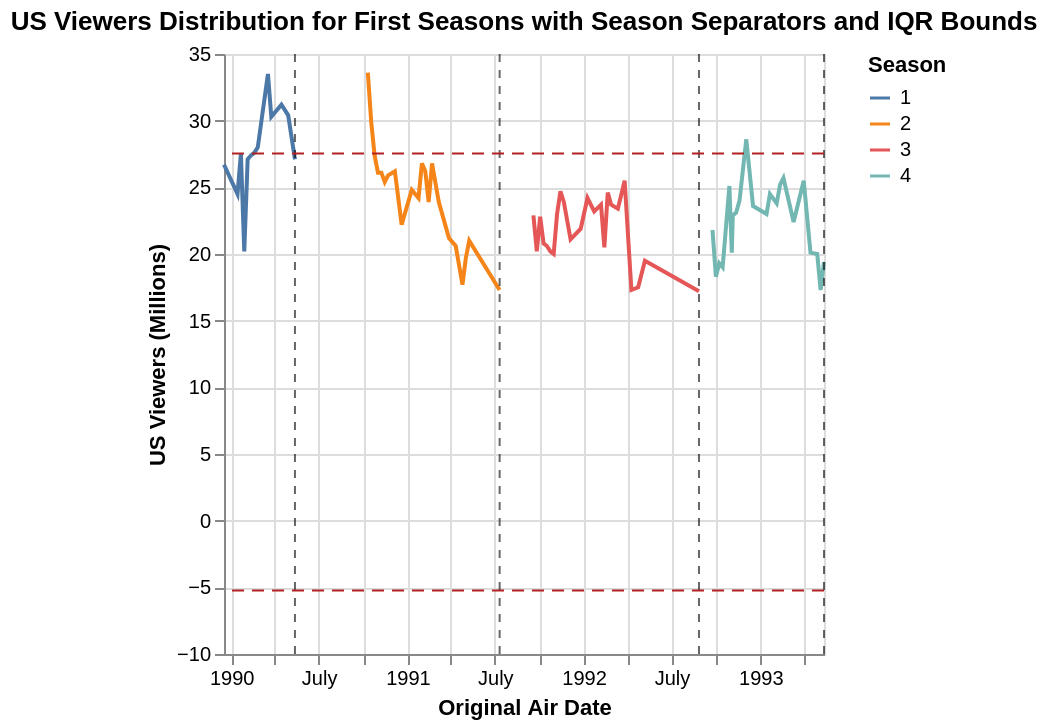

Source (notebook cell):
### Code cell
first_seasons = df[df["season"] < 5].copy()
first_seasons = first_seasons.sort_values(["season", "original_air_date"])

line = (
    alt.Chart(first_seasons)
    .transform_filter("isValid(datum.us_viewers_in_millions)")
    .mark_line()
    .encode(
        x=alt.X("original_air_date:T", title="Original Air Date"),
        y=alt.Y("us_viewers_in_millions:Q", title="US Viewers (Millions)"),
        color=alt.Color("season:N", title="Season")
    )
)

# Vertical separators at the last episode of each season
season_separators = alt.Chart(
    first_seasons[first_seasons["is_last_episode"] == 1]
).mark_rule(color="black", strokeDash=[4, 4], opacity=0.6).encode(
    x=alt.X("original_air_date:T")
)

# Horizontal lower/upper bounds
bounds_df = pd.DataFrame(
    {
        "bound": [lb, ub],
        "label": ["Lower bound", "Upper bound"]
    }
)
bounds = alt.Chart(bounds_df).mark_rule(color="firebrick", strokeDash=[6, 4]).encode(
    y=alt.Y("bound:Q"),
    detail="label:N",
    tooltip=["label:N", alt.Tooltip("bound:Q", format=".2f")]
 )

chart = (line + season_separators + bounds).properties(
    title="US Viewers Distribution for First Seasons with Season Separators and IQR Bounds"
 )

chart

### Figure 1 — Vega-Lite specification as saved in the notebook (floating-point values rounded to 4 significant figures)
{"config": {"view": {"continuousWidth": 300, "continuousHeight": 300}}, "layer": [{"data": {"name": "data-32859ffc2936c783e6862b5147427b23"}, "mark": {"type": "line"}, "encoding": {"color": {"field": "season", "title": "Season", "type": "nominal"}, "x": {"field": "original_air_date", "title": "Original Air Date", "type": "temporal"}, "y": {"field": "us_viewers_in_millions", "title": "US Viewers (Millions)", "type": "quantitative"}}, "transform": [{"filter": "isValid(datum.us_viewers_in_millions)"}]}, {"data": {"name": "data-2f73db1ecb87d3457424fe23688dfd42"}, "mark": {"type": "rule", "color": "black", "opacity": 0.6, "strokeDash": [4, 4]}, "encoding": {"x": {"field": "original_air_date", "type": "temporal"}}}, {"data": {"name": "data-a21eb7a14d68d1631b75f22d06e70cc9"}, "mark": {"type": "rule", "color": "firebrick", "strokeDash": [6, 4]}, "encoding": {"detail": {"field": "label", "type": "nominal"}, "tooltip": [{"field": "label", "type": "nominal"}, {"field": "bound", "format": ".2f", "type": "quantitative"}], "y": {"field": "bound", "type": "quantitative"}}}], "title": "US Viewers Distribution for First Seasons with Season Separators and IQR Bounds", "$schema": "https://vega.github.io/schema/vega-lite/v5.20.1.json", "datasets": {"data-32859ffc2936c783e6862b5147427b23": [{"season": 1, "number_in_season": 1, "number_in_series": 1, "original_air_date": "1989-12-17T00:00:00", "day_aired": "Sunday", "imdb_rating": 8.2, "us_viewers_in_millions": 26.7, "title": "Simpsons Roasting on an Open Fire", "is_last_episode": 0}, {"season": 1, "number_in_season": 2, "number_in_series": 2, "original_air_date": "1990-01-14T00:00:00", "day_aired": "Sunday", "imdb_rating": 7.8, "us_viewers_in_millions": 24.5, "title": "Bart the Genius", "is_last_episode": 0}, {"season": 1, "number_in_season": 3, "number_in_series": 3, "original_air_date": "1990-01-21T00:00:00", "day_aired": "Sunday", "imdb_rating": 7.5, "us_viewers_in_millions": 27.5, "title": "Homer's Odyssey", "is_last_episode": 0}, {"season": 1, "number_in_season": 4, "number_in_series": 4, "original_air_date": "1990-01-28T00:00:00", "day_aired": "Sunday", "imdb_rating": 7.8, "us_viewers_in_millions": 20.2, "title": "There's No Disgrace Like Home", "is_last_episode": 0}, {"season": 1, "number_in_season": 5, "number_in_series": 5, "original_air_date": "1990-02-04T00:00:00", "day_aired": "Sunday", "imdb_rating": 8.1, "us_viewers_in_millions": 27.1, "title": "Bart the General", "is_last_episode": 0}, {"season": 1, "number_in_season": 6, "number_in_series": 6, "original_air_date": "1990-02-11T00:00:00", "day_aired": "Sunday", "imdb_rating": 7.6, "us_viewers_in_millions": 27.4, "title": "Moaning Lisa", "is_last_episode": 0}, {"season": 1, "number_in_season": 7, "number_in_series": 7, "original_air_date": "1990-02-18T00:00:00", "day_aired": "Sunday", "imdb_rating": 7.9, "us_viewers_in_millions": 27.6, "title": "The Call of the Simpsons", "is_last_episode": 0}, {"season": 1, "number_in_season": 8, "number_in_series": 8, "original_air_date": "1990-02-25T00:00:00", "day_aired": "Sunday", "imdb_rating": 7.7, "us_viewers_in_millions": 28.0, "title": "The Telltale Head", "is_last_episode": 0}, {"season": 1, "number_in_season": 9, "number_in_series": 9, "original_air_date": "1990-03-18T00:00:00", "day_aired": "Sunday", "imdb_rating": 7.5, "us_viewers_in_millions": 33.5, "title": "Life on the Fast Lane", "is_last_episode": 0}, {"season": 1, "number_in_season": 10, "number_in_series": 10, "original_air_date": "1990-03-25T00:00:00", "day_aired": "Sunday", "imdb_rating": 7.4, "us_viewers_in_millions": 30.3, "title": "Homer's Night Out", "is_last_episode": 0}, {"season": 1, "number_in_season": 11, "number_in_series": 11, "original_air_date": "1990-04-15T00:00:00", "day_aired": "Sunday", "imdb_rating": 7.8, "us_viewers_in_millions": 31.2, "title": "The Crepes of Wrath", "is_last_episode": 0}, {"season": 1, "number_in_season": 12, "number_in_series": 12, "original_air_date": "1990-04-29T00:00:00", "day_aired": "Sunday", "imdb_rating": 8.3, "us_viewers_in_millions": 30.4, "title": "Krusty Gets Busted", "is_last_episode": 0}, {"season": 1, "number_in_season": 13, "number_in_series": 13, "original_air_date": "1990-05-13T00:00:00", "day_aired": "Sunday", "imdb_rating": 7.9, "us_viewers_in_millions": 27.1, "title": "Some Enchanted Evening", "is_last_episode": 1}, {"season": 2, "number_in_season": 1, "number_in_series": 14, "original_air_date": "1990-10-11T00:00:00", "day_aired": "Thursday", "imdb_rating": 8.2, "us_viewers_in_millions": 33.6, "title": "Bart Gets an \"F\"", "is_last_episode": 0}, {"season": 2, "number_in_season": 2, "number_in_series": 15, "original_air_date": "1990-10-18T00:00:00", "day_aired": "Thursday", "imdb_rating": 8.3, "us_viewers_in_millions": 29.9, "title": "Simpson and Delilah", "is_last_episode": 0}, {"season": 2, "number_in_season": 3, "number_in_series": 16, "original_air_date": "1990-10-25T00:00:00", "day_aired": "Thursday", "imdb_rating": 8.2, "us_viewers_in_millions": 27.4, "title": "Treehouse of Horror", "is_last_episode": 0}, {"season": 2, "number_in_season": 4, "number_in_series": 17, "original_air_date": "1990-11-01T00:00:00", "day_aired": "Thursday", "imdb_rating": 8.1, "us_viewers_in_millions": 26.1, "title": "Two Cars in Every Garage and Three Eyes on Every Fish", "is_last_episode": 0}, {"season": 2, "number_in_season": 5, "number_in_series": 18, "original_air_date": "1990-11-08T00:00:00", "day_aired": "Thursday", "imdb_rating": 7.5, "us_viewers_in_millions": 26.1, "title": "Dancin' Homer", "is_last_episode": 0}, {"season": 2, "number_in_season": 6, "number_in_series": 19, "original_air_date": "1990-11-15T00:00:00", "day_aired": "Thursday", "imdb_rating": 8.0, "us_viewers_in_millions": 25.4, "title": "Dead Putting Society", "is_last_episode": 0}, {"season": 2, "number_in_season": 7, "number_in_series": 20, "original_air_date": "1990-11-22T00:00:00", "day_aired": "Thursday", "imdb_rating": 7.7, "us_viewers_in_millions": 25.9, "title": "Bart vs. Thanksgiving", "is_last_episode": 0}, {"season": 2, "number_in_season": 8, "number_in_series": 21, "original_air_date": "1990-12-06T00:00:00", "day_aired": "Thursday", "imdb_rating": 8.4, "us_viewers_in_millions": 26.2, "title": "Bart the Daredevil", "is_last_episode": 0}, {"season": 2, "number_in_season": 9, "number_in_series": 22, "original_air_date": "1990-12-20T00:00:00", "day_aired": "Thursday", "imdb_rating": 8.1, "us_viewers_in_millions": 22.2, "title": "Itchy & Scratchy & Marge", "is_last_episode": 0}, {"season": 2, "number_in_season": 10, "number_in_series": 23, "original_air_date": "1991-01-10T00:00:00", "day_aired": "Thursday", "imdb_rating": 7.8, "us_viewers_in_millions": 24.8, "title": "Bart Gets Hit by a Car", "is_last_episode": 0}, {"season": 2, "number_in_season": 11, "number_in_series": 24, "original_air_date": "1991-01-24T00:00:00", "day_aired": "Thursday", "imdb_rating": 8.8, "us_viewers_in_millions": 24.2, "title": "One Fish, Two Fish, Blowfish, Blue Fish", "is_last_episode": 0}, {"season": 2, "number_in_season": 12, "number_in_series": 25, "original_air_date": "1991-01-31T00:00:00", "day_aired": "Thursday", "imdb_rating": 8.2, "us_viewers_in_millions": 26.8, "title": "The Way We Was", "is_last_episode": 0}, {"season": 2, "number_in_season": 13, "number_in_series": 26, "original_air_date": "1991-02-07T00:00:00", "day_aired": "Thursday", "imdb_rating": 8.0, "us_viewers_in_millions": 26.2, "title": "Homer vs. Lisa and the 8th Commandment", "is_last_episode": 0}, {"season": 2, "number_in_season": 14, "number_in_series": 27, "original_air_date": "1991-02-14T00:00:00", "day_aired": "Thursday", "imdb_rating": 7.5, "us_viewers_in_millions": 23.9, "title": "Principal Charming", "is_last_episode": 0}, {"season": 2, "number_in_season": 15, "number_in_series": 28, "original_air_date": "1991-02-21T00:00:00", "day_aired": "Thursday", "imdb_rating": 8.2, "us_viewers_in_millions": 26.8, "title": "Oh Brother, Where Art Thou?", "is_last_episode": 0}, {"season": 2, "number_in_season": 16, "number_in_series": 29, "original_air_date": "1991-03-07T00:00:00", "day_aired": "Thursday", "imdb_rating": 7.5, "us_viewers_in_millions": 23.9, "title": "Bart's Dog Gets an \"F\"", "is_last_episode": 0}, {"season": 2, "number_in_season": 17, "number_in_series": 30, "original_air_date": "1991-03-28T00:00:00", "day_aired": "Thursday", "imdb_rating": 7.6, "us_viewers_in_millions": 21.2, "title": "Old Money", "is_last_episode": 0}, {"season": 2, "number_in_season": 18, "number_in_series": 31, "original_air_date": "1991-04-11T00:00:00", "day_aired": "Thursday", "imdb_rating": 8.0, "us_viewers_in_millions": 20.6, "title": "Brush with Greatness", "is_last_episode": 0}, {"season": 2, "number_in_season": 19, "number_in_series": 32, "original_air_date": "1991-04-25T00:00:00", "day_aired": "Thursday", "imdb_rating": 8.5, "us_viewers_in_millions": 17.7, "title": "Lisa's Substitute", "is_last_episode": 0}, {"season": 2, "number_in_season": 20, "number_in_series": 33, "original_air_date": "1991-05-02T00:00:00", "day_aired": "Thursday", "imdb_rating": 7.9, "us_viewers_in_millions": 19.7, "title": "The War of the Simpsons", "is_last_episode": 0}, {"season": 2, "number_in_season": 21, "number_in_series": 34, "original_air_date": "1991-05-09T00:00:00", "day_aired": "Thursday", "imdb_rating": 8.4, "us_viewers_in_millions": 21.0, "title": "Three Men and a Comic Book", "is_last_episode": 0}, {"season": 2, "number_in_season": 22, "number_in_series": 35, "original_air_date": "1991-07-11T00:00:00", "day_aired": "Thursday", "imdb_rating": 8.0, "us_viewers_in_millions": 17.3, "title": "Blood Feud", "is_last_episode": 1}, {"season": 3, "number_in_season": 1, "number_in_series": 36, "original_air_date": "1991-09-19T00:00:00", "day_aired": "Thursday", "imdb_rating": 8.6, "us_viewers_in_millions": 22.9, "title": "Stark Raving Dad", "is_last_episode": 0}, {"season": 3, "number_in_season": 2, "number_in_series": 37, "original_air_date": "1991-09-26T00:00:00", "day_aired": "Thursday", "imdb_rating": 7.7, "us_viewers_in_millions": 20.2, "title": "Mr. Lisa Goes to Washington", "is_last_episode": 0}, {"season": 3, "number_in_season": 3, "number_in_series": 38, "original_air_date": "1991-10-03T00:00:00", "day_aired": "Thursday", "imdb_rating": 8.2, "us_viewers_in_millions": 22.8, "title": "When Flanders Failed", "is_last_episode": 0}, {"season": 3, "number_in_season": 4, "number_in_series": 39, "original_air_date": "1991-10-10T00:00:00", "day_aired": "Thursday", "imdb_rating": 8.7, "us_viewers_in_millions": 20.8, "title": "Bart the Murderer", "is_last_episode": 0}, {"season": 3, "number_in_season": 5, "number_in_series": 40, "original_air_date": "1991-10-17T00:00:00", "day_aired": "Thursday", "imdb_rating": 8.5, "us_viewers_in_millions": 20.6, "title": "Homer Defined", "is_last_episode": 0}, {"season": 3, "number_in_season": 6, "number_in_series": 41, "original_air_date": "1991-10-24T00:00:00", "day_aired": "Thursday", "imdb_rating": 7.7, "us_viewers_in_millions": 20.2, "title": "Like Father, Like Clown", "is_last_episode": 0}, {"season": 3, "number_in_season": 7, "number_in_series": 42, "original_air_date": "1991-10-31T00:00:00", "day_aired": "Thursday", "imdb_rating": 8.2, "us_viewers_in_millions": 20.0, "title": "Treehouse of Horror II", "is_last_episode": 0}, {"season": 3, "number_in_season": 8, "number_in_series": 43, "original_air_date": "1991-11-07T00:00:00", "day_aired": "Thursday", "imdb_rating": 7.9, "us_viewers_in_millions": 23.0, "title": "Lisa's Pony", "is_last_episode": 0}, {"season": 3, "number_in_season": 9, "number_in_series": 44, "original_air_date": "1991-11-14T00:00:00", "day_aired": "Thursday", "imdb_rating": 7.9, "us_viewers_in_millions": 24.7, "title": "Saturdays of Thunder", "is_last_episode": 0}, {"season": 3, "number_in_season": 10, "number_in_series": 45, "original_air_date": "1991-11-21T00:00:00", "day_aired": "Thursday", "imdb_rating": 8.8, "us_viewers_in_millions": 23.9, "title": "Flaming Moe's", "is_last_episode": 0}, {"season": 3, "number_in_season": 11, "number_in_series": 46, "original_air_date": "1991-12-05T00:00:00", "day_aired": "Thursday", "imdb_rating": 8.2, "us_viewers_in_millions": 21.1, "title": "Burns Verkaufen der Kraftwerk", "is_last_episode": 0}, {"season": 3, "number_in_season": 12, "number_in_series": 47, "original_air_date": "1991-12-26T00:00:00", "day_aired": "Thursday", "imdb_rating": 8.2, "us_viewers_in_millions": 21.9, "title": "I Married Marge", "is_last_episode": 0}, {"season": 3, "number_in_season": 13, "number_in_series": 48, "original_air_date": "1992-01-09T00:00:00", "day_aired": "Thursday", "imdb_rating": 8.5, "us_viewers_in_millions": 24.2, "title": "Radio Bart", "is_last_episode": 0}, {"season": 3, "number_in_season": 14, "number_in_series": 49, "original_air_date": "1992-01-23T00:00:00", "day_aired": "Thursday", "imdb_rating": 8.0, "us_viewers_in_millions": 23.2, "title": "Lisa the Greek", "is_last_episode": 0}, {"season": 3, "number_in_season": 15, "number_in_series": 50, "original_air_date": "1992-02-06T00:00:00", "day_aired": "Thursday", "imdb_rating": 8.0, "us_viewers_in_millions": 23.7, "title": "Homer Alone", "is_last_episode": 0}, {"season": 3, "number_in_season": 16, "number_in_series": 51, "original_air_date": "1992-02-13T00:00:00", "day_aired": "Thursday", "imdb_rating": 8.3, "us_viewers_in_millions": 20.5, "title": "Bart the Lover", "is_last_episode": 0}, {"season": 3, "number_in_season": 17, "number_in_series": 52, "original_air_date": "1992-02-20T00:00:00", "day_aired": "Thursday", "imdb_rating": 8.6, "us_viewers_in_millions": 24.6, "title": "Homer at the Bat", "is_last_episode": 0}, {"season": 3, "number_in_season": 18, "number_in_series": 53, "original_air_date": "1992-02-27T00:00:00", "day_aired": "Thursday", "imdb_rating": 8.2, "us_viewers_in_millions": 23.7, "title": "Separate Vocations", "is_last_episode": 0}, {"season": 3, "number_in_season": 19, "number_in_series": 54, "original_air_date": "1992-03-12T00:00:00", "day_aired": "Thursday", "imdb_rating": 7.7, "us_viewers_in_millions": 23.4, "title": "Dog of Death", "is_last_episode": 0}, {"season": 3, "number_in_season": 20, "number_in_series": 55, "original_air_date": "1992-03-26T00:00:00", "day_aired": "Thursday", "imdb_rating": 7.9, "us_viewers_in_millions": 25.5, "title": "Colonel Homer", "is_last_episode": 0}, {"season": 3, "number_in_season": 21, "number_in_series": 56, "original_air_date": "1992-04-09T00:00:00", "day_aired": "Thursday", "imdb_rating": 8.2, "us_viewers_in_millions": 17.3, "title": "Black Widower", "is_last_episode": 0}, {"season": 3, "number_in_season": 22, "number_in_series": 57, "original_air_date": "1992-04-23T00:00:00", "day_aired": "Thursday", "imdb_rating": 7.7, "us_viewers_in_millions": 17.5, "title": "The Otto Show", "is_last_episode": 0}, {"season": 3, "number_in_season": 23, "number_in_series": 58, "original_air_date": "1992-05-07T00:00:00", "day_aired": "Thursday", "imdb_rating": 7.8, "us_viewers_in_millions": 19.5, "title": "Bart's Friend Falls in Love", "is_last_episode": 0}, {"season": 3, "number_in_season": 24, "number_in_series": 59, "original_air_date": "1992-08-27T00:00:00", "day_aired": "Thursday", "imdb_rating": 8.2, "us_viewers_in_millions": 17.2, "title": "Brother, Can You Spare Two Dimes?", "is_last_episode": 1}, {"season": 4, "number_in_season": 1, "number_in_series": 60, "original_air_date": "1992-09-24T00:00:00", "day_aired": "Thursday", "imdb_rating": 8.4, "us_viewers_in_millions": 21.8, "title": "Kamp Krusty", "is_last_episode": 0}, {"season": 4, "number_in_season": 2, "number_in_series": 61, "original_air_date": "1992-10-01T00:00:00", "day_aired": "Thursday", "imdb_rating": 8.1, "us_viewers_in_millions": 18.3, "title": "A Streetcar Named Marge", "is_last_episode": 0}, {"season": 4, "number_in_season": 3, "number_in_series": 62, "original_air_date": "1992-10-08T00:00:00", "day_aired": "Thursday", "imdb_rating": 9.0, "us_viewers_in_millions": 19.3, "title": "Homer the Heretic", "is_last_episode": 0}, {"season": 4, "number_in_season": 4, "number_in_series": 63, "original_air_date": "1992-10-15T00:00:00", "day_aired": "Thursday", "imdb_rating": 7.8, "us_viewers_in_millions": 19.0, "title": "Lisa the Beauty Queen", "is_last_episode": 0}, {"season": 4, "number_in_season": 5, "number_in_series": 64, "original_air_date": "1992-10-29T00:00:00", "day_aired": "Thursday", "imdb_rating": 8.4, "us_viewers_in_millions": 25.1, "title": "Treehouse of Horror III", "is_last_episode": 0}, {"season": 4, "number_in_season": 6, "number_in_series": 65, "original_air_date": "1992-11-03T00:00:00", "day_aired": "Tuesday", "imdb_rating": 8.2, "us_viewers_in_millions": 20.1, "title": "Itchy & Scratchy: The Movie", "is_last_episode": 0}, {"season": 4, "number_in_season": 7, "number_in_series": 66, "original_air_date": "1992-11-05T00:00:00", "day_aired": "Thursday", "imdb_rating": 7.8, "us_viewers_in_millions": 22.9, "title": "Marge Gets a Job", "is_last_episode": 0}, {"season": 4, "number_in_season": 8, "number_in_series": 67, "original_air_date": "1992-11-12T00:00:00", "day_aired": "Thursday", "imdb_rating": 8.2, "us_viewers_in_millions": 23.1, "title": "New Kid on the Block", "is_last_episode": 0}, {"season": 4, "number_in_season": 9, "number_in_series": 68, "original_air_date": "1992-11-19T00:00:00", "day_aired": "Thursday", "imdb_rating": 8.8, "us_viewers_in_millions": 24.0, "title": "Mr. Plow", "is_last_episode": 0}, {"season": 4, "number_in_season": 10, "number_in_series": 69, "original_air_date": "1992-12-03T00:00:00", "day_aired": "Thursday", "imdb_rating": 8.5, "us_viewers_in_millions": 28.6, "title": "Lisa's First Word", "is_last_episode": 0}, {"season": 4, "number_in_season": 11, "number_in_series": 70, "original_air_date": "1992-12-17T00:00:00", "day_aired": "Thursday", "imdb_rating": 8.7, "us_viewers_in_millions": 23.6, "title": "Homer's Triple Bypass", "is_last_episode": 0}, {"season": 4, "number_in_season": 12, "number_in_series": 71, "original_air_date": "1993-01-14T00:00:00", "day_aired": "Thursday", "imdb_rating": 9.0, "us_viewers_in_millions": 23.0, "title": "Marge vs. the Monorail", "is_last_episode": 0}, {"season": 4, "number_in_season": 13, "number_in_series": 72, "original_air_date": "1993-01-21T00:00:00", "day_aired": "Thursday", "imdb_rating": 8.0, "us_viewers_in_millions": 24.5, "title": "Selma's Choice", "is_last_episode": 0}, {"season": 4, "number_in_season": 14, "number_in_series": 73, "original_air_date": "1993-02-04T00:00:00", "day_aired": "Thursday", "imdb_rating": 8.1, "us_viewers_in_millions": 23.8, "title": "Brother from the Same Planet", "is_last_episode": 0}, {"season": 4, "number_in_season": 15, "number_in_series": 74, "original_air_date": "1993-02-11T00:00:00", "day_aired": "Thursday", "imdb_rating": 8.3, "us_viewers_in_millions": 25.2, "title": "I Love Lisa", "is_last_episode": 0}, {"season": 4, "number_in_season": 16, "number_in_series": 75, "original_air_date": "1993-02-18T00:00:00", "day_aired": "Thursday", "imdb_rating": 8.3, "us_viewers_in_millions": 25.7, "title": "Duffless", "is_last_episode": 0}, {"season": 4, "number_in_season": 17, "number_in_series": 76, "original_air_date": "1993-03-11T00:00:00", "day_aired": "Thursday", "imdb_rating": 9.0, "us_viewers_in_millions": 22.4, "title": "Last Exit to Springfield", "is_last_episode": 0}, {"season": 4, "number_in_season": 18, "number_in_series": 77, "original_air_date": "1993-04-01T00:00:00", "day_aired": "Thursday", "imdb_rating": 7.2, "us_viewers_in_millions": 25.5, "title": "So It's Come to This: A Simpsons Clip Show", "is_last_episode": 0}, {"season": 4, "number_in_season": 19, "number_in_series": 78, "original_air_date": "1993-04-15T00:00:00", "day_aired": "Thursday", "imdb_rating": 8.1, "us_viewers_in_millions": 20.1, "title": "The Front", "is_last_episode": 0}, {"season": 4, "number_in_season": 20, "number_in_series": 79, "original_air_date": "1993-04-29T00:00:00", "day_aired": "Thursday", "imdb_rating": 8.1, "us_viewers_in_millions": 20.0, "title": "Whacking Day", "is_last_episode": 0}, {"season": 4, "number_in_season": 21, "number_in_series": 80, "original_air_date": "1993-05-06T00:00:00", "day_aired": "Thursday", "imdb_rating": 7.7, "us_viewers_in_millions": 17.3, "title": "Marge in Chains", "is_last_episode": 0}, {"season": 4, "number_in_season": 22, "number_in_series": 81, "original_air_date": "1993-05-13T00:00:00", "day_aired": "Thursday", "imdb_rating": 8.2, "us_viewers_in_millions": 19.4, "title": "Krusty Gets Kancelled", "is_last_episode": 1}], "data-2f73db1ecb87d3457424fe23688dfd42": [{"season": 1, "number_in_season": 13, "number_in_series": 13, "original_air_date": "1990-05-13T00:00:00", "day_aired": "Sunday", "imdb_rating": 7.9, "us_viewers_in_millions": 27.1, "title": "Some Enchanted Evening", "is_last_episode": 1}, {"season": 2, "number_in_season": 22, "number_in_series": 35, "original_air_date": "1991-07-11T00:00:00", "day_aired": "Thursday", "imdb_rating": 8.0, "us_viewers_in_millions": 17.3, "title": "Blood Feud", "is_last_episode": 1}, {"season": 3, "number_in_season": 24, "number_in_series": 59, "original_air_date": "1992-08-27T00:00:00", "day_aired": "Thursday", "imdb_rating": 8.2, "us_viewers_in_millions": 17.2, "title": "Brother, Can You Spare Two Dimes?", "is_last_episode": 1}, {"season": 4, "number_in_season": 22, "number_in_series": 81, "original_air_date": "1993-05-13T00:00:00", "day_aired": "Thursday", "imdb_rating": 8.2, "us_viewers_in_millions": 19.4, "title": "Krusty Gets Kancelled", "is_last_episode": 1}], "data-a21eb7a14d68d1631b75f22d06e70cc9": [{"bound": -5.238, "label": "Lower bound"}, {"bound": 27.54, "label": "Upper bound"}]}}
